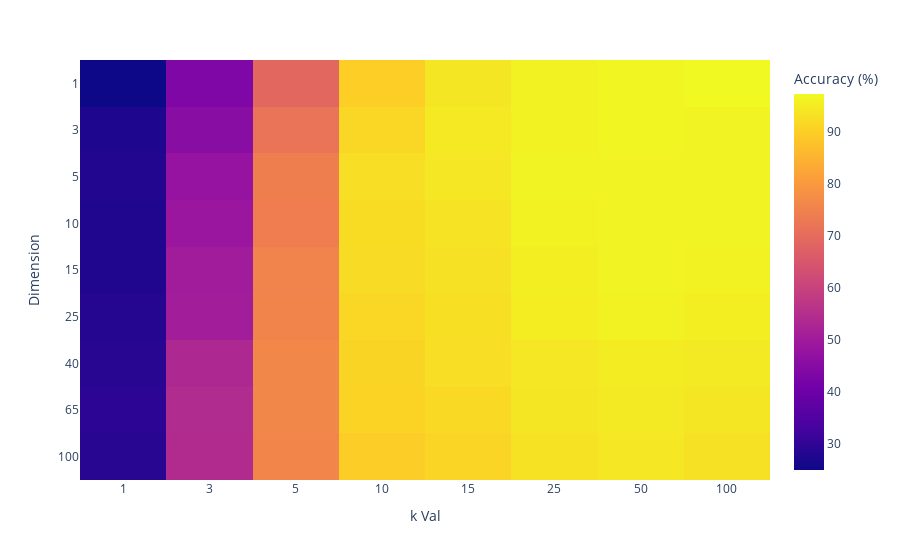

The code cell stored with this chart in its notebook:
### Code cell
fig = px.imshow(
    df_for_k_vals,
    aspect="auto",
    labels=dict(x="k Val", y="Dimension", color="Accuracy (%)"),
    x=df_for_k_vals.columns.astype(str),
    y=df_for_k_vals.index.astype(str),
)
fig.show()

### Figure 1 — Plotly figure (JSON) as saved in the notebook; plotly's stock layout.template omitted (floating-point values rounded to 4 significant figures)
{"data": [{"coloraxis": "coloraxis", "hovertemplate": "k Val: %{x}<br>Dimension: %{y}<br>Accuracy (%): %{z}<extra></extra>", "name": "0", "type": "heatmap", "x": ["1", "3", "5", "10", "15", "25", "50", "100"], "xaxis": "x", "y": ["1", "3", "5", "10", "15", "25", "40", "65", "100"], "yaxis": "y", "z": [[24.9, 43.2, 69.1, 90, 94.1, 96.1, 96.7, 97.3], [27.3, 45.2, 71.9, 91.3, 94.6, 95.9, 96.7, 96.3], [27.8, 47.7, 74.3, 92.6, 94.2, 96.2, 96.2, 96.3], [27.6, 48.7, 74.1, 92.4, 93.5, 95.9, 96.4, 96.4], [27.6, 50.2, 75.5, 92.2, 93.2, 95.4, 96.2, 96.1], [28.3, 50.6, 75.6, 91.4, 93, 95.3, 96, 95.4], [28.7, 53.3, 76.1, 90.9, 92.6, 94.2, 95.1, 94.8], [29.4, 54.2, 76.1, 90.8, 91.9, 94, 94.7, 94.1], [28.7, 54.1, 76, 89.8, 91.1, 93.4, 94.3, 93.2]]}], "layout": {"coloraxis": {"colorbar": {"title": {"text": "Accuracy (%)"}}, "colorscale": [[0, "#0d0887"], [0.1111, "#46039f"], [0.2222, "#7201a8"], [0.3333, "#9c179e"], [0.4444, "#bd3786"], [0.5556, "#d8576b"], [0.6667, "#ed7953"], [0.7778, "#fb9f3a"], [0.8889, "#fdca26"], [1, "#f0f921"]]}, "margin": {"t": 60}, "xaxis": {"anchor": "y", "domain": [0, 1], "title": {"text": "k Val"}}, "yaxis": {"anchor": "x", "autorange": "reversed", "domain": [0, 1], "title": {"text": "Dimension"}}}}
